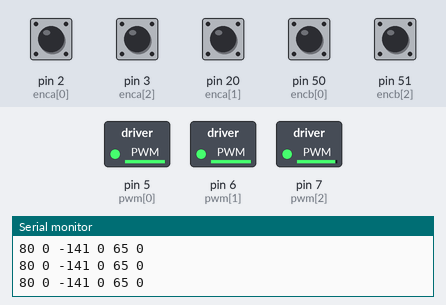
The sketch below on a simulated Arduino Mega 2560, built with avr-gcc and run on an emulated ATmega2560. On the bench: switched loads named in the sketch (green lamp = pin HIGH), the last lines printed to the serial monitor. Inputs (shaded band) come from the test bench; at power-on: pin 2 (enca[0]), pin 3 (enca[2]), pin 20 (enca[1]), pin 50 (encb[0]), pin 51 (encb[2]) HIGH.

Above: at 4.27 s.
4.3 s: pin 2 (enca[0]) pulled LOW for 0.15 s
5.9 s: pin 3 (enca[2]) pulled LOW for 0.15 s
9.0 s: pin 2 (enca[0]) pulled LOW for 1 s
13.0 s: pin 3 (enca[2]) pulled LOW for 1 s
At 16.8 s:
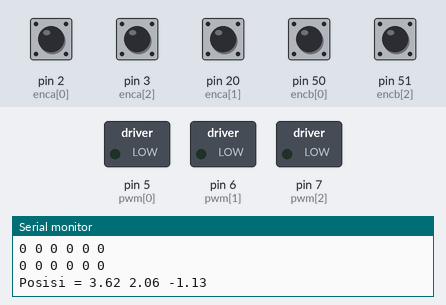
17.0 s: pin 2 (enca[0]) pulsed LOW 5 times (0.12 s each, 0.3 s apart)
21.5 s: pin 2 (enca[0]) pulsed LOW 2 times (0.12 s each, 0.3 s apart)
At 23.0 s:
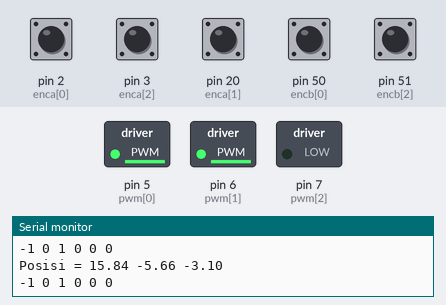
Timing chart, 0 to 24.5 s (numbered marks = the images above; inputs shaded):
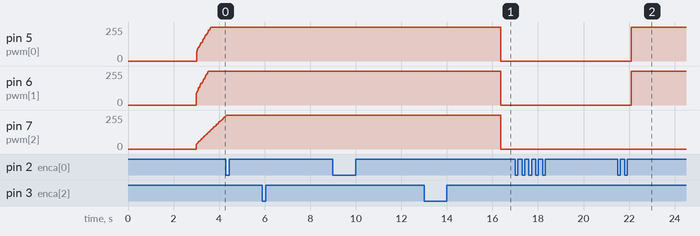

The sketch:

B_Cek-3M-POS-ODO-PID1.ino
```cpp
//Var ODOMETRY

int posi0 = 0;
int posi1 = 0;
int posi2 = 0;
long milseb = 0;
float q = 0;
float w = 0;
float s = 0, thet = 0;
float xx = 0,yy = 0,tt = 0;
const char* aa1;
long prevT = 0;
int posPrev[] = {0,0,0};

//VAR MOTOR & CONTROL
const int enca[] = {2,20,3};
const int encb[] = {50,48,51};
const int pwm[] = {5,6,7};
const int in1[] = {38,46,43};
const int in2[] = {39,47,42};
float eprev[] = {0,0,0};
float eintg[] = {0,0,0};
float a,b,c,d,e,f,g,h,i,mot0,mot1,mot2;
unsigned long milseb22 = 0, milseb11 = 0;
int pos = 0, pwr, dir, t=0;
int posseb[] = {0,0,0};
float  c_rpm[]= {0,0,0};
const float ppr[] = {133.0 ,137.0 ,133.0};
int target[] = {0,0,0};
//#define m1 1
//#define m2 2
//#define m3 3
//#define m[] = [0,1,2];
const int m[] = {0,1,2};
volatile int posi[] = {0,0,0};
float Ypos = 0, Xpos = 0, Thet = 0;
float kp[] = {0.6,0.5,0.4}, kd[]={0.6,0.7,0.6}, ki[]={0.1,0.06,0.07};
int job = 0, conjob = 0;

float degree(double deg){  //function declaration
 return (deg*22)/(7*180.0);     //calculation for the radian to degree conversion
}

template <int j>
void readEncoder(){
  int b = digitalRead(encb[j]);
  if(b > 0){
    posi[j]++;

  }
  else{
    posi[j]--;

  }
}

void setup() {
      Serial.begin(9600);
    delay(3000);

   // digitalWrite(pwm[m], HIGH);
    for(int k = 0; k < 3; k++){

    pinMode(enca[k],INPUT_PULLUP);
    pinMode(encb[k],INPUT_PULLUP);
  }

  attachInterrupt(digitalPinToInterrupt(enca[m[0]]),readEncoder<0>,RISING);
  attachInterrupt(digitalPinToInterrupt(enca[m[1]]),readEncoder<1>,RISING);
  attachInterrupt(digitalPinToInterrupt(enca[m[2]]),readEncoder<2>,RISING);

}

void loop() {


  unsigned long mil, mil1;
  mil = millis();
  mil1 = millis();
  if(mil1 - milseb11 >=200){
      ///////////-------------------------------------KINEMATIKA-----------------------


    if(t < 60)
    {
        PIDpos(1200, 600, 20, 0.8);

        Serial.println("JOB 1");

   //     job = 2;

    }
    else if(t<120){
        PIDpos(0, 0, 0, 0.8);
        Serial.println("JOB 2");
      }
  //  else {PIDpos(0, 0, 0, 0.6);}


//    if(job == 3) PIDpos(0, 0, 0, 0.4);


        Serial.println(" ");
//          if(t<5) {kinematik(0,1500,0,4); if(t==4){kinematik(0,0,0,0); for(int k=0; k<3; k++){eintg[k]=0; eprev[k]=0; }}}
////          else if(t<10) {kinematik(0,1500,0,4); if(t==9){kinematik(0,0,0,0); for(int k=0; k<3; k++){eintg[k]=0; eprev[k]=0;}}}
////          else if(t<15) {kinematik(-1500,0,0,4); if(t==14){kinematik(0,0,0,0); for(int k=0; k<3; k++){eintg[k]=0; eprev[k]=0;}}}
////          else if(t<20) {kinematik(0,-1500,0,4); if(t==19){kinematik(0,0,0,0); for(int k=0; k<3; k++){eintg[k]=0; eprev[k]=0;}}}
//          else {kinematik(0,0,0,0);}
            for(int k=0; k<3; k++){

               if(target[k]>0){
                digitalWrite(in1[m[k]],HIGH);
                digitalWrite(in2[m[k]],LOW);
                }

               else if(target[k]<0){
                digitalWrite(in1[m[k]],LOW);
                digitalWrite(in2[m[k]],HIGH);
                }
               else{
                digitalWrite(in1[m[k]],LOW);
                digitalWrite(in2[m[k]],LOW);
                }
            }

      t++;
      milseb11 = mil1;
    }


//  if(mil - milseb >= 100){
//
//     for(int k=0; k<3; k++){
//      noInterrupts();
//      pos = posi[m[k]] - posseb[m[k]];
//
//        c_rpm[k] = ((pos *10 * 60)/ppr[k]) ;
//   //     PID(c_rpm[k], k);
//
//
//
//
//
////        Serial.print(c_rpm[k]);
////        Serial.print(" ");
//      posseb[m[k]] = posi[m[k]];
//      interrupts();
//     }
//
//
////     Serial.println("");
//      milseb = mil;
//    }


//=======ODOMETRY======

unsigned long mil2;
mil2 = millis();
if(mil2 - milseb >= 100){


for(int k=0; k<3; k++){
      noInterrupts();
      pos = posi[m[k]] - posseb[m[k]];

        c_rpm[k] = ((pos *10 * 60)/ppr[k]) ;
   //     PID(c_rpm[k], k);


//        Serial.print(c_rpm[k]);
//        Serial.print(" ");
      posseb[m[k]] = posi[m[k]];

     }
  q = posi[0] - posi0;
  w = posi[1] - posi1;
  s = posi[2] - posi2;
interrupts();


  float fa = 0.7;


q = (q * 2.95) * fa;
w = (w * 2.88) * fa;
s = (s * 2.97) * fa;

posi0 = posi[0];
posi1 = posi[1];
posi2 = posi[2];


double vv1 = (0.866*q) - (0.866*w) + (0*s);
double vv2 = -(0.5*q) - (0.5*w) + (1*s);

double bun = ((-((q/0.7) + (w/0.7) + (s/0.7))) * 120) / 1256;
thet = thet + bun;

float ypos = (cos(degree(thet))*vv1) + (-sin(degree(thet))*vv2);
float xpos = (sin(degree(thet))*vv1) + (cos(degree(thet))*vv2);


ypos = ypos + yy;
xpos = xpos + xx;
//thet = thet + tt;


Ypos = ypos;
Xpos = xpos;
Thet = thet;


//  for(int i = 0; i<4; i++){
//    Serial.print(vv1);
//    Serial.print(" ");
//    Serial.print(vv2);
//    Serial.print(" ");
//    Serial.print(bun);
//    Serial.print(" ");
//    Serial.print("I------I");
//    Serial.print(posi[0]);
//    Serial.print(" ");
//    Serial.print(posi[1]);
//    Serial.print(" ");
//    Serial.print(posi[2]);
//    Serial.print(" ");
//    Serial.print("I------I");
    Serial.print("Posisi = ");
    Serial.print(Ypos);
    Serial.print(" ");
    Serial.print(Xpos);
    Serial.print(" ");
    Serial.print(Thet);
    Serial.print(" ");


    String ay, ax, at;
    ay = String(ypos);
    ax = String(xpos);
    at = String(thet);

xx = xpos;
yy = ypos;
//tt = thet;

//  }
  Serial.println();


  milseb = mil2;
}

//============================================
            for(int k=0; k<3; k++){
                PID(c_rpm[k], k);
                }
                Serial.println("");


}

void PID(int inp, int qw){


//  long op = millis();
//  float DelT = ((float) (op - milseb1)) / (1000);
//  milseb1 = op;

//    float kp = 0.5, kd=0.5, ki=0.08;

    int e = target[qw] - inp;
 //   if (e <= 0) e=0;


    float dedt = (e-eprev[qw]);
    eintg[qw] = eintg[qw] + e ;

if(target[qw]<0 && eintg[qw]>0){eintg[qw] = eintg[qw] * -1;}
if(target[qw]>0 && eintg[qw]<0){eintg[qw] = eintg[qw] * -1;}


    float u = kp[qw]*e + kd[qw]*dedt + ki[qw]*eintg[qw];
    eprev[qw] = e;

    pwr = (int) abs(u);
    if (pwr <=0 ) pwr = 0;
    if (pwr >= 255) pwr = 254;

if(target[qw]>0){
  if(target[qw]<inp-30){
      pwr = 0;

    }
  }

if(target[qw]<0){
  if(target[qw]>inp+30){
      pwr = 0;

    }
  }

if(target[qw]==0){analogWrite(pwm[m[qw]], 0);}
else {analogWrite(pwm[m[qw]], pwr);}
  Serial.print(target[qw]);
  Serial.print(" ");
  Serial.print(inp);
  Serial.print(" ");
//  Serial.print(e);
//  Serial.print(" ");
//  Serial.print(dedt);
////  Serial.print(" ");
////  Serial.print(eintg[qw]);
//  Serial.print(" ");
//  Serial.print(pwr);
//  Serial.print(" || ");
//  Serial.println(pwr);


  //return pwr;
  }

void kinematik(float x, float y, float thet, float spd){


//      x = (x / sec);
//      y = (y / sec);
//      //thet
//
//    float  x1 = (x/376.8)*60;
//    float  y1 = (y/376.8)*60;

    float  x1 = x * spd;
    float  y1 = y * spd;


      a = -0.33;  b = 0.577;   c = 0.33;
      d = -0.33;  e = -0.577;  f = 0.33;
      g = 0.67;  h = 0;      i = 0.33;

        mot0 = (a*x1 + b*y1  + c*thet*spd);
        mot1 = (d*x1 + e*y1  + f*thet*spd);
        mot2 = (g*x1 + h*y1  + i*thet*spd);

         target[0] = mot0;
         target[1] = mot1;
         target[2] = mot2;
//        for(int i=0; i<3; i++){
//            if(target[i]<2 && target[i]>-2)target[i]=0;
//          }

//        Serial.print(target[0]);
//        Serial.print(" ");
//        Serial.print(target[1]);
//        Serial.print(" ");
//        Serial.print(target[2]);
//        Serial.println(" ");

  }

void PIDpos(int y,int x, int thet, float speedd){
  float kpP = 0.2;

  int errx = x - Xpos;
  int erry = y - Ypos;
  int errthet = thet - Thet;

  float ux = kpP*errx;
  float uy = kpP*erry;
  float uthet = kpP*errthet;

//if(x>0){
//     if(x<Xpos){
//        kinematik(0, 0, 0, 0);
//      }
//  }


  if(errx<15 && errx>-15 && erry<15 && erry>-15){
      kinematik(0, 0, 0, 0);
//      job = 1;
//      if(job == 2) job =3;
//      if (job == 1)conjob =1;


    }

  else{
      kinematik(ux, uy, uthet, speedd);
  }
  }
```

Measured:
- after the input at 21.5 s, pin 5 (pwm[0]): 0/255 → 254/255 after 0.60 s; pin 6 (pwm[1]): 0/255 → 254/255 after 0.61 s
